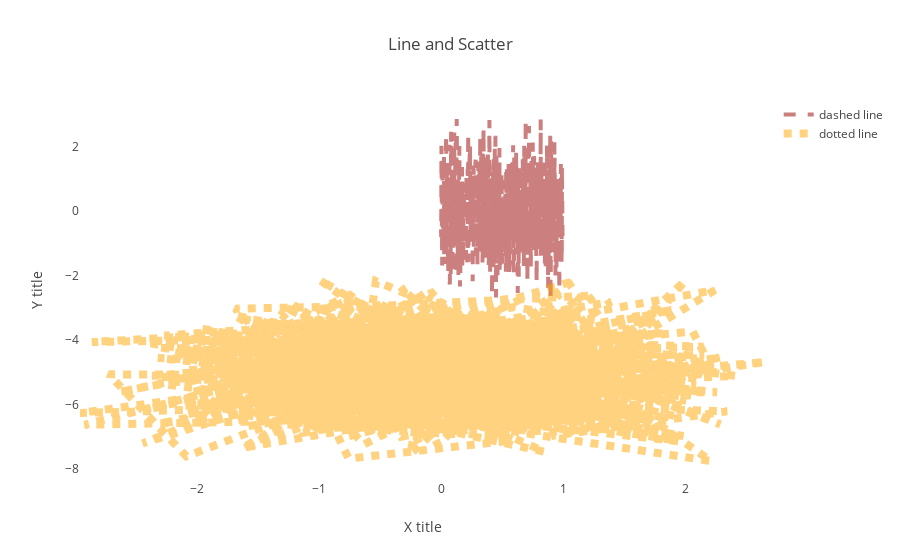

The code cell stored with this chart in its notebook:
### Markdown cell above
## Dashed/dotted lines

### Code cell
from plotly.offline import plot, iplot
import plotly.graph_objs as go
from plotly.offline import init_notebook_mode
init_notebook_mode(connected=True)

import numpy as np
random_x_scatter = np.random.randn(1000)
random_x_line = np.linspace(0,1,1000)
random_y = np.random.randn(1000)

trace_1 = go.Scatter(
    x = random_x_line,
    y = random_y,
    mode = 'lines',
    name = 'dashed line',
    line = dict(
        width = 4,
        color="rgba(152,0,0,0.5)",
        dash="dash"
    )
)

trace_2 = go.Scatter(
    x = random_x_scatter,
    y = random_y-5,
    mode = 'lines',
    name = 'dotted line',
    line = dict(
        width = 8,
        color="rgba(255,165,0,0.5)",
        dash="dot"
    )
)

layout  = dict(title = "Line and Scatter",
			   xaxis = dict(
             title = "X title",
             showgrid=False,
             showline=False,
             zeroline=False
         ),
			   yaxis = dict(
             title = "Y title",
             showgrid=False,
             showline=False,
             zeroline=False
         )
			  )


data = [trace_1, trace_2]
figure = dict(data=data,layout=layout)
iplot(figure)

### Figure 1 — Plotly figure (JSON) as saved in the notebook; plotly's stock layout.template omitted (floating-point values rounded to 4 significant figures; data arrays with more than 128 entries replaced by an {"elided": "..."} marker saying what was removed)
{"data": [{"line": {"color": "rgba(152,0,0,0.5)", "dash": "dash", "width": 4}, "mode": "lines", "name": "dashed line", "type": "scatter", "x": {"elided": "1000 float values"}, "y": {"elided": "1000 float values"}}, {"line": {"color": "rgba(255,165,0,0.5)", "dash": "dot", "width": 8}, "mode": "lines", "name": "dotted line", "type": "scatter", "x": {"elided": "1000 float values"}, "y": {"elided": "1000 float values"}}], "layout": {"title": "Line and Scatter", "xaxis": {"showgrid": false, "showline": false, "title": "X title", "zeroline": false}, "yaxis": {"showgrid": false, "showline": false, "title": "Y title", "zeroline": false}}}
